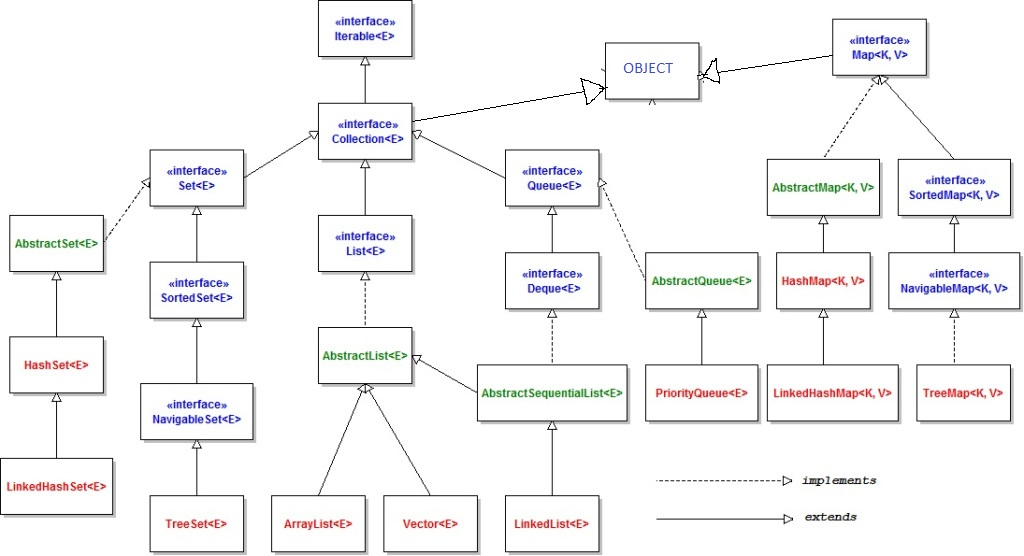
#> input picture lesson13_multithreading/homework/task2/images/image1.jpg, 1024 x 556 px
$ python task2_pictures.py
#> lines starting #> are read from the running program, lines starting #| are printed output that depends on the picture
# Задача 2: паралельна обробка зображень
# Напишіть програму, яка обробляє кілька зображень одночасно
# (наприклад, змінює їх розмір або застосовує фільтр).
# Використовуйте модуль concurrent.futures
# і виконуйте обробку зображень у кількох процесах або потоках.
#
# Підказка: можна використовувати бібліотеку Pillow для обробки зображень.

from concurrent.futures import ThreadPoolExecutor
from PIL import Image, ImageFilter
import os
from typing import List


def process_image(image_path: str,
                  output_dir: str,
                  size: tuple[int, int]) -> None:
    """
    Обробляє одне зображення: змінює його розмір
    та застосовує фільтр, після чого зберігає результат.

    Parameters:
        image_path (str): Шлях до вхідного зображення.
        output_dir (str): Каталог для збереження обробленого зображення.
        size (tuple[int, int]): Новий розмір зображення (ширина, висота).

    Returns:
        None
    """
    try:
        img = Image.open(image_path)

        # Зміна розміру
        img = img.resize(size)

        # Додатково: застосування фільтра (наприклад, розмиття)
        img = img.filter(ImageFilter.GaussianBlur(radius=2))

        # Формування імені вихідного файлу
        filename = os.path.basename(image_path)
        output_path = os.path.join(output_dir, f"processed_{filename}")

        # Збереження
        img.save(output_path)
        print(f"✅ Оброблено: {output_path}")
    except Exception as e:
        print(f"❌ Помилка при обробці {image_path}: {e}")


def batch_process_images(image_paths: List[str],
                         output_dir: str, size: tuple[int, int]) -> None:
    """
    Обробляє список зображень паралельно.

    Parameters:
        image_paths (List[str]): Список шляхів до зображень.
        output_dir (str): Каталог для збереження результатів.
        size (tuple[int, int]): Новий розмір кожного зображення.

    Returns:
        None
    """
#> called with output_dir = 'output', size = (800, 600)
    if not os.path.exists(output_dir):
        os.makedirs(output_dir)

    with ThreadPoolExecutor(max_workers=3) as executor:
        for path in image_paths:
            executor.submit(process_image, path, output_dir, size)
#> this loop made 2 passes
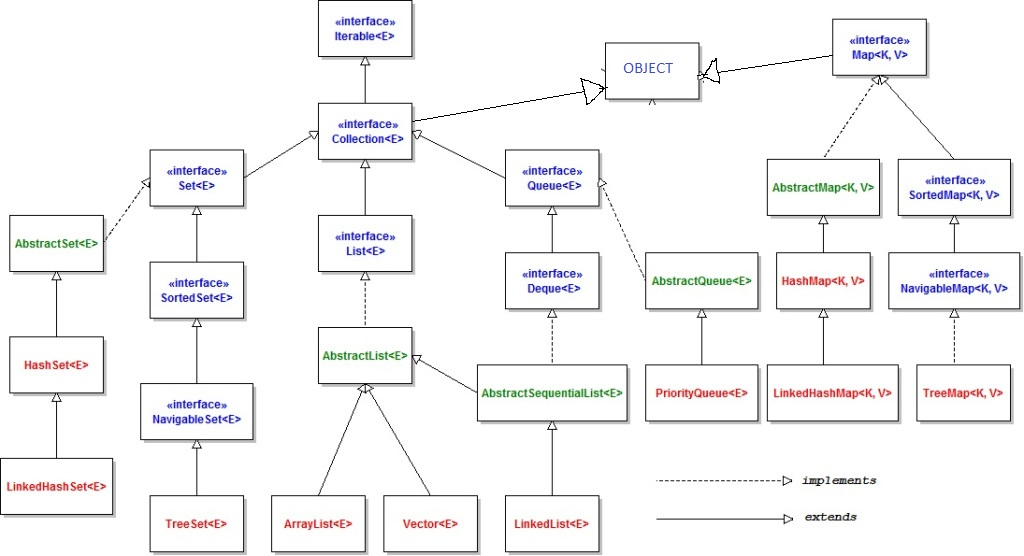
#> input picture lesson13_multithreading/homework/task2/images/image1.jpg, 1024 x 556 px
#> pass 1, in process_image, `img = img.resize(size)`:
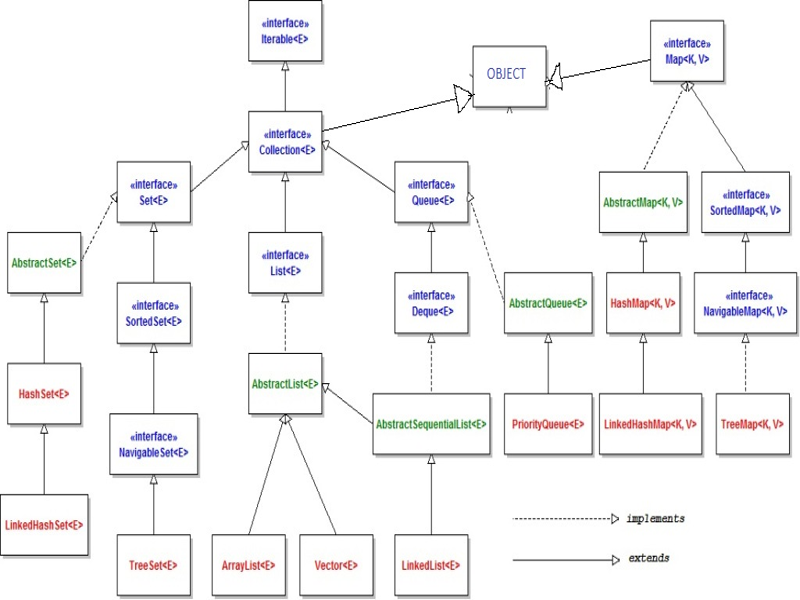
#> img: PIL image 800x600 RGB; mean R, G, B 245.3, 244.9, 245.6
#> pass 1, in process_image, `img = img.filter(ImageFilter.GaussianBlur(radius=2))`:
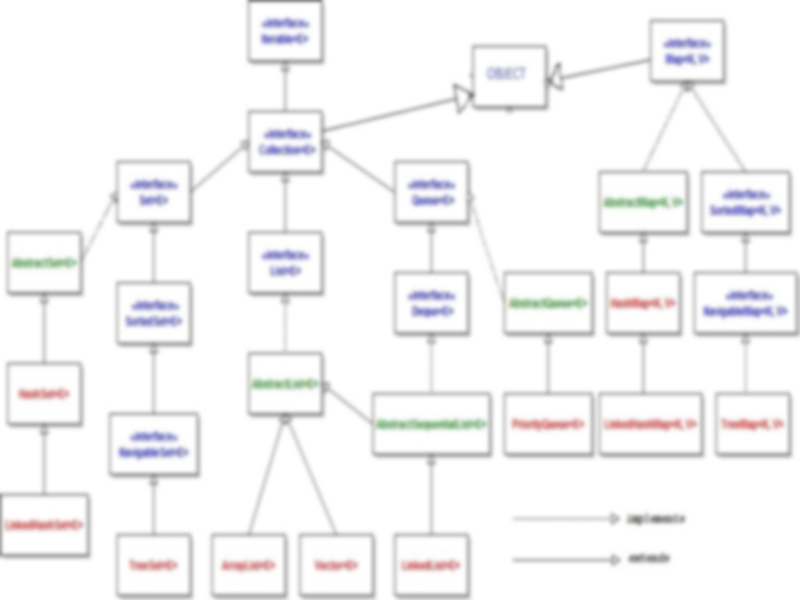
#> img: PIL image 800x600 RGB; mean R, G, B 245.3, 245, 245.6
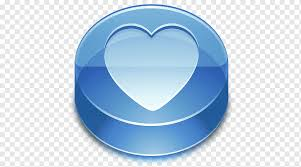
#> input picture lesson13_multithreading/homework/task2/images/image2.jpg, 301 x 167 px
#> pass 2, in process_image (call 2), `img = img.resize(size)`:
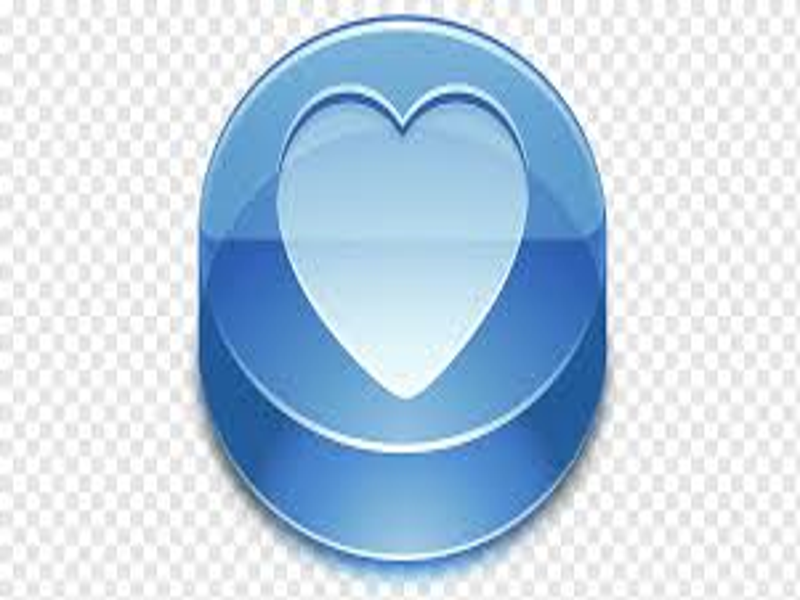
#> img: PIL image 800x600 RGB; mean R, G, B 191.2, 210.6, 228


# -------------------------------------------------------------
if __name__ == "__main__":
    # Список зображень для обробки
    image_files = [
        "images/image1.jpg",
        "images/image2.jpg",
        # "images/image3.jpeg",
        # "images/image4.png"
    ]

    # Папка для збереження результатів
    output_folder = "output"

    # Розмір до якого масштабуються зображення
    new_size = (800, 600)

    # Запуск обробки
    batch_process_images(image_files, output_folder, new_size)
